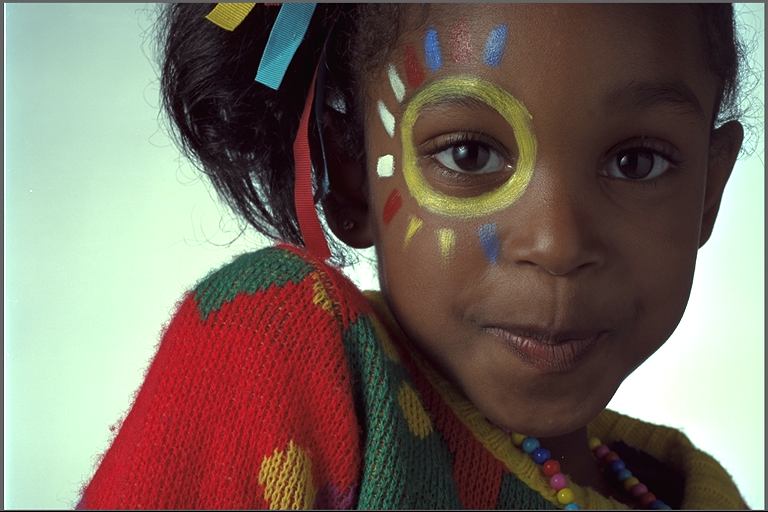
#> input picture lab4/images/girl_col.png, 768 x 512 px; the run also reads 1 picture not shown here
$ python zad1.py
#> lines starting #> are read from the running program, lines starting #| are printed output that depends on the picture
### lab4/functions.py
import numpy as np


def calcPSNR(img1, img2):
    imax = 255.**2
    mse = ((img1.astype(np.float64)-img2)**2).sum()/img1.size
    return 10.0*np.log10(imax/mse)

### lab4/zad1.py
import cv2
from matplotlib import pyplot as plt
from functions import calcPSNR

masks = [(3, 3), (5, 5), (7, 7)]

img_original = cv2.imread('./images/girl_col.png', cv2.IMREAD_UNCHANGED)
#> img_original is the input picture: shape (512, 768, 3); mean B, G, R 95.9, 105.8, 119.3
img_noise = cv2.imread('./images/girl_col_noise.png', cv2.IMREAD_UNCHANGED)
img_inoise = cv2.imread('./images/girl_col_inoise.png', cv2.IMREAD_UNCHANGED)
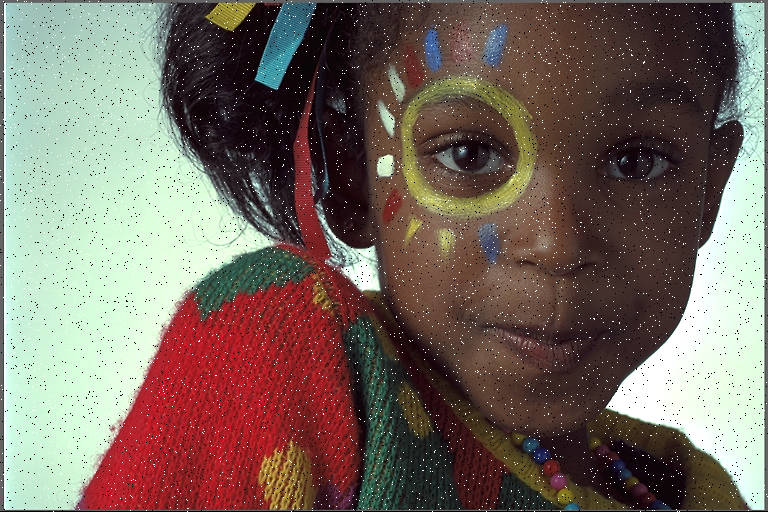
#> input picture lab4/images/girl_col_inoise.png, 768 x 512 px
#> img_inoise is the input picture: shape (512, 768, 3); mean B, G, R 96.7, 106.3, 119.5

psnr_noise = calcPSNR(img_original, img_noise)
#> in calcPSNR, `mse = ((img1.astype(np.float64)-img2)**2).sum()/img1.size`: mse = 98.31
#> psnr_noise = 28.2
psnr_inoise = calcPSNR(img_original, img_inoise)
#> psnr_inoise = 20.42

fig, axes = plt.subplots(1, 3, figsize=(15, 4))

axes[0].imshow(cv2.cvtColor(img_original, cv2.COLOR_BGR2RGB))
axes[0].set_title("Oryginał")
axes[0].axis('off')

axes[1].imshow(cv2.cvtColor(img_noise, cv2.COLOR_BGR2RGB))
axes[1].set_title(f"Szum Gaussowski (PSNR: {psnr_noise:.3f})")
axes[1].axis('off')

axes[2].imshow(cv2.cvtColor(img_inoise, cv2.COLOR_BGR2RGB))
axes[2].set_title(f"Szum Impulsowy (PSNR: {psnr_inoise:.3f})")
axes[2].axis('off')

plt.tight_layout()
plt.savefig("./images/zad1_oryginaly.png")
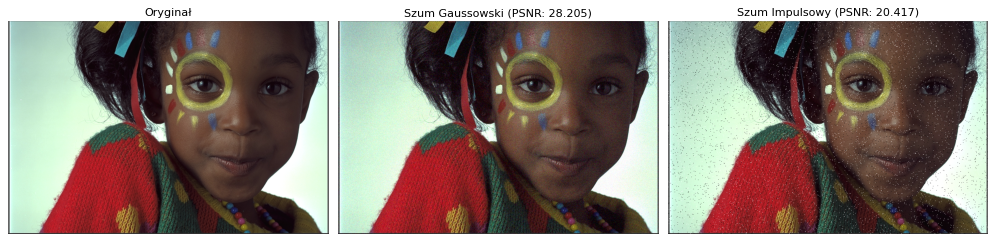
#> figure drawn by matplotlib, 3 panels
plt.close()

for mask in masks:
    img_gaussian_blur = cv2.GaussianBlur(img_noise, mask, 0)
    psnr_gauss = calcPSNR(img_original, img_gaussian_blur)

    img_median_blur = cv2.medianBlur(img_noise, mask[0])
    psnr_median = calcPSNR(img_original, img_median_blur)

    fig, axes = plt.subplots(1, 2, figsize=(10, 4))

    axes[0].imshow(cv2.cvtColor(img_gaussian_blur, cv2.COLOR_BGR2RGB))
    axes[0].set_title(f"Filtr Gaussa {mask} (PSNR: {psnr_gauss:.2f})")
    axes[0].axis('off')

    axes[1].imshow(cv2.cvtColor(img_median_blur, cv2.COLOR_BGR2RGB))
    axes[1].set_title(f"Filtr medianowy {mask} (PSNR: {psnr_median:.2f})")
    axes[1].axis('off')

    plt.tight_layout()
    plt.savefig(f"./images/zad1_noise_maska_{mask[0]}x{mask[1]}.png")
    plt.close()

    img_gaussian_blur_inoise = cv2.GaussianBlur(img_inoise, mask, 0)
    psnr_gauss_inoise = calcPSNR(img_original, img_gaussian_blur_inoise)

    img_median_blur_inoise = cv2.medianBlur(img_inoise, mask[0])
    psnr_median_inoise = calcPSNR(img_original, img_median_blur_inoise)

    fig, axes = plt.subplots(1, 2, figsize=(10, 4))

    axes[0].imshow(cv2.cvtColor(img_gaussian_blur_inoise, cv2.COLOR_BGR2RGB))
    axes[0].set_title(f"Filtr Gaussa {mask} (PSNR: {psnr_gauss_inoise:.2f})")
    axes[0].axis('off')

    axes[1].imshow(cv2.cvtColor(img_median_blur_inoise, cv2.COLOR_BGR2RGB))
    axes[1].set_title(f"Filtr medianowy {mask} (PSNR: {psnr_median_inoise:.2f})")
    axes[1].axis('off')

    plt.tight_layout()
    plt.savefig(f"./images/zad1_inoise_maska_{mask[0]}x{mask[1]}.png")
    plt.close()
#> this loop made 3 passes
#> (psnr_gauss, psnr_median, psnr_gauss_inoise, psnr_median_inoise) on passes 1 to 3: (30.7, 30.65, 27.03, 32.33), (29.38, 29.08, 27.47, 29.58), (28.07, 28.23, 27.11, 28.58)
#> pass 1, `plt.savefig(f"./images/zad1_noise_maska_{mask[0]}x{mask[1]}.png")`:
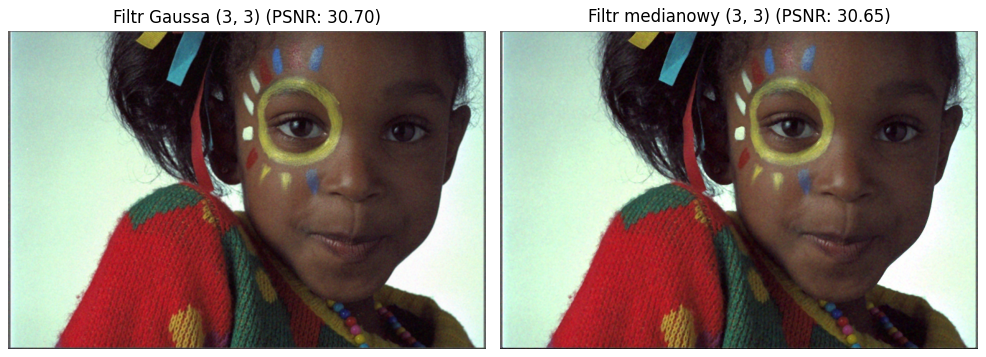
#> figure drawn by matplotlib, 2 panels
#> after the loop:
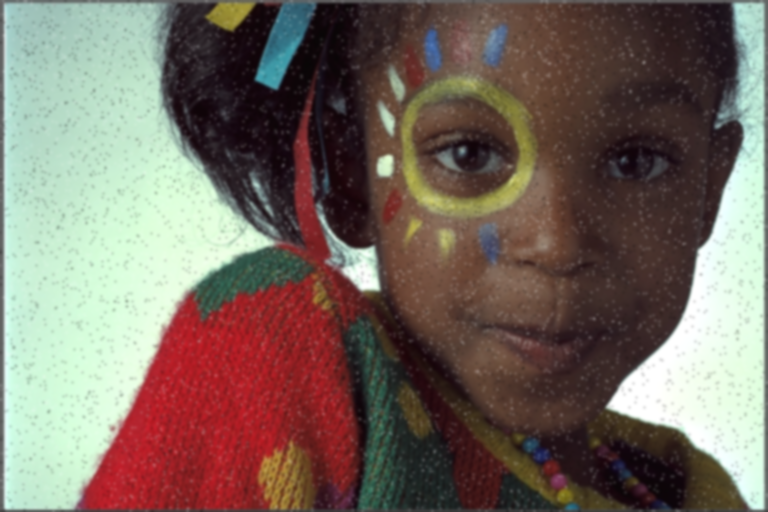
#> img_gaussian_blur_inoise: shape (512, 768, 3); mean B, G, R 96.7, 106.4, 119.6
